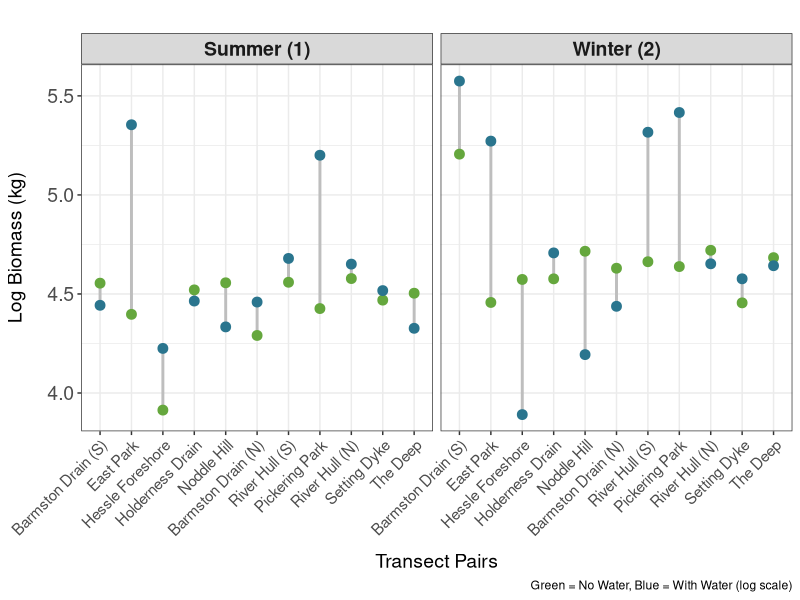
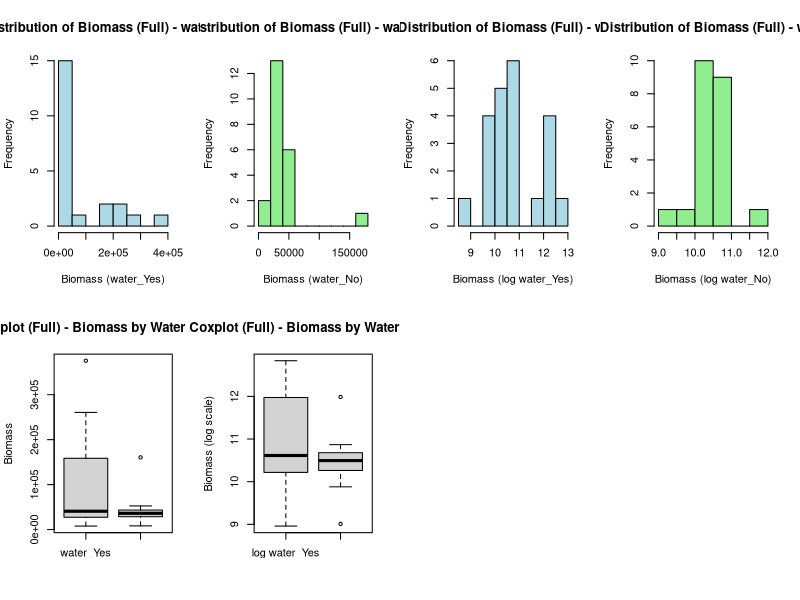
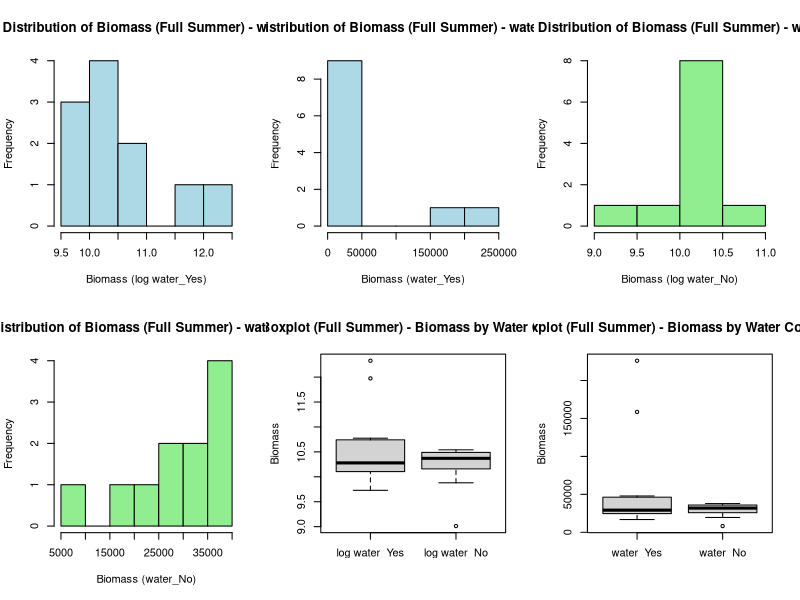
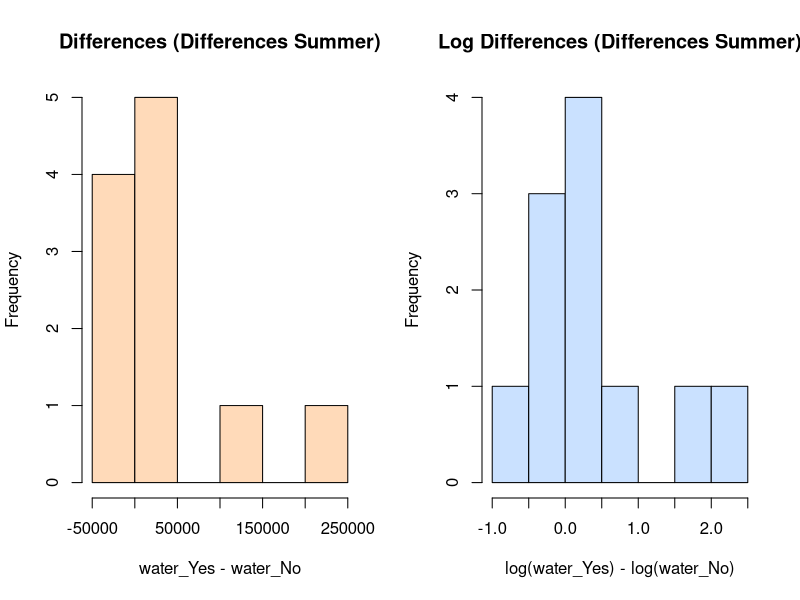
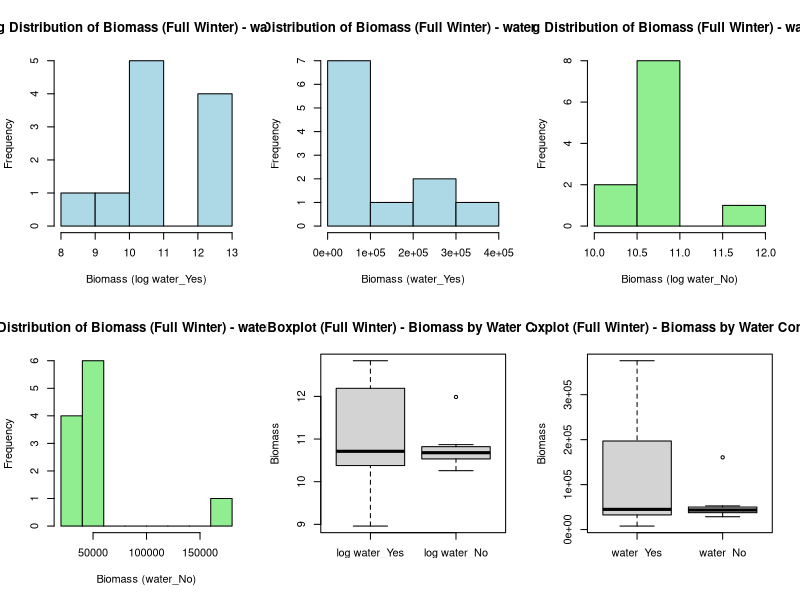
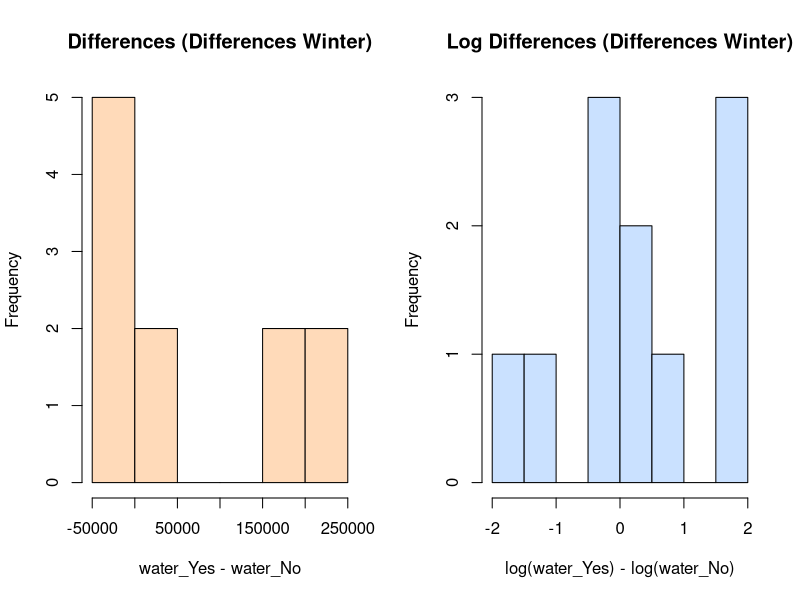
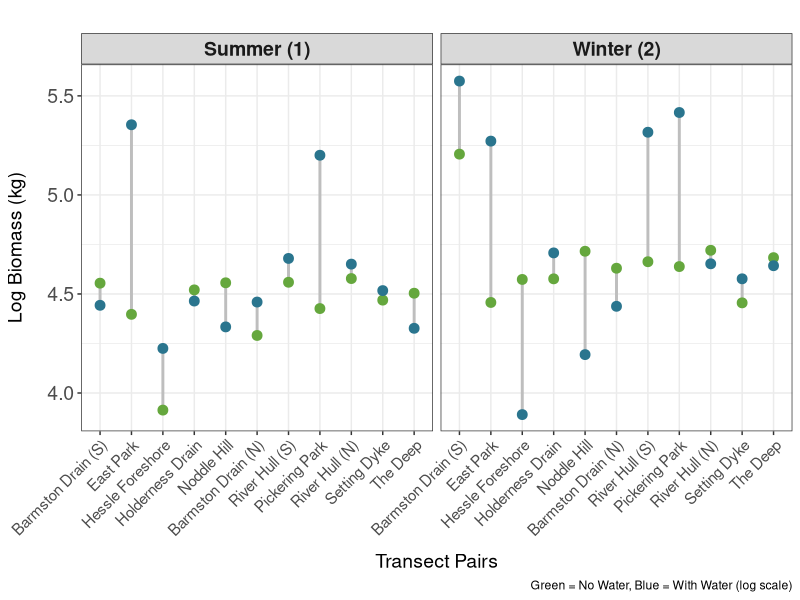

Recreate these plots in R, in order.
## ---- chunk 1
knitr::opts_chunk$set(echo = TRUE)
## ---- chunk 2
library(tidyverse)
library(dplyr)
library(ggplot2)
library(car)
## ---- chunk 3
bird <- read_csv("Master_DB_Birds.csv", 
                show_col_types = FALSE)
sum(bird$count) # 14708

detect <- read_csv("detectability_category.csv", 
                 show_col_types = FALSE)

species_size <- read_csv("tran.birdlist.alldetails.csv")
## ---- chunk 4
bird <- bird %>%
mutate(period = case_when(
 period %in% c(1, 3, 4) ~ 1,
 TRUE ~ period  # Keeps other values unchanged
  ))
## ---- chunk 5
bird <- bird %>%
  group_by(transect, period, water, species) %>%
  summarise(total_count = sum(count, na.rm = TRUE), .groups = 'drop')

# divide period 1 by 3 (three replicated carried out over the summer months)

# Applying conditional logic to modify counts for Period 1 only
bird <- bird %>%
  mutate(count = if_else(period == 1, total_count / 3, total_count))
head(bird)
## ---- chunk 6
# bird <- bird %>%
#  filter(distance_code != 4)
## ---- chunk 7
# Merging bird and detect based on the "transect and transect_section

bird <- bird %>% rename(common_name = species)

merged_data <- merge(bird, species_size, by = c("common_name"))

# View the merged data
head(merged_data)
unique(merged_data$common_name) # 79
sum(bird$count) # 7723
sum(merged_data$count) # 7723
## ---- chunk 8
# add biomass
merged_data <- merged_data %>%
  mutate(biomass = Mass * count)

# remove any wetland birds
merged_data <- merged_data %>%
  filter(Habitat != "Wetland") 
## ---- chunk 9
total_count <- sum(merged_data$count, na.rm = TRUE)
total_count
y_total_count <- sum(merged_data$count[merged_data$water == "Yes"], na.rm = TRUE)
y_total_count
n_total_count <- sum(merged_data$count[merged_data$water == "No"], na.rm = TRUE)
n_total_count
## ---- chunk 10
# Summarise biomass by summing it for each group
transect_biomass_summary <- merged_data %>%
  group_by(transect, period, water) %>%
  summarize(total_biomass = sum(biomass, na.rm = TRUE))
## ---- chunk 11
# summer transects with water
summer_w_total_biomass <- transect_biomass_summary %>%
  filter(water == "Yes", period == "1")
print(summer_w_total_biomass)
summer_w_overall_average <- mean(summer_w_total_biomass$total_biomass, na.rm = TRUE)
print(summer_w_overall_average)

sw_range_vals <- range(summer_w_total_biomass$total_biomass)
sw_variance_val <- var(summer_w_total_biomass$total_biomass)
sw_sd <- sd(summer_w_total_biomass$total_biomass)
sw_range_vals 
sw_variance_val
sw_sd 

# summer transects with no water
summer_n_total_biomass <- transect_biomass_summary %>%
  filter(water == "No", period == "1")
summer_n_overall_average <- mean(summer_n_total_biomass$total_biomass, na.rm = TRUE)
print(summer_n_overall_average) 

sn_range_vals <- range(summer_n_total_biomass$total_biomass)
sn_variance_val <- var(summer_n_total_biomass$total_biomass)
sn_sd <- sd(summer_n_total_biomass$total_biomass)
sn_range_vals
sn_variance_val
sn_sd 
## ---- chunk 12
# winter transects with water
winter_w_total_biomass <- transect_biomass_summary %>%
  filter(water == "Yes", period == "2")
print(winter_w_total_biomass)

winter_w_overall_average <- mean(winter_w_total_biomass$total_biomass, na.rm = TRUE)
print(winter_w_overall_average) 

ww_range_vals <- range(winter_w_total_biomass$total_biomass)
ww_variance_val <- var(winter_w_total_biomass$total_biomass)
ww_sd <- sd(winter_w_total_biomass$total_biomass)
ww_range_vals 
ww_variance_val
ww_sd 

# winter transects with no water
winter_n_total_biomass <- transect_biomass_summary %>%
  filter(water == "No", period == "2")

winter_n_overall_average <- mean(winter_n_total_biomass$total_biomass, na.rm = TRUE)
print(winter_n_overall_average) 

wn_range_vals <- range(winter_n_total_biomass$total_biomass)
wn_variance_val <- var(winter_n_total_biomass$total_biomass)
wn_sd <- sd(winter_n_total_biomass$total_biomass)
wn_range_vals 
wn_variance_val
wn_sd 
## ---- chunk 13
transect_biomass_summary <- transect_biomass_summary %>%
  mutate(transect_pair = case_when(
    transect == 1  ~ 1,
    transect == 2  ~ 1,
    transect == 3  ~ 2,
    transect == 4  ~ 2,
    transect == 5  ~ 3,
    transect == 6  ~ 3,
    transect == 7  ~ 4,
    transect == 8  ~ 4,
    transect == 9  ~ 5,
    transect == 10 ~ 5,
    transect == 11 ~ 6,
    transect == 12 ~ 6,
    transect == 13 ~ 7,
    transect == 14 ~ 7,
    transect == 15 ~ 8,
    transect == 16 ~ 8,
    transect == 17 ~ 9,
    transect == 18 ~ 9,
    transect == 19 ~ 10,
    transect == 20 ~ 10,
    transect == 21 ~ 11,
    transect == 22 ~ 11
  ))
## ---- chunk 14
# Ensure all combinations of transect_pair, period, and water are present
transect_biomass_complete <- transect_biomass_summary %>%
  group_by(transect_pair, period) %>%
  complete(water = c("Yes", "No"), fill = list(total_biomass = 0))

# Pivot to wide format for water Yes and No in the same row, and remove transect column
transect_biomass_wide <- transect_biomass_complete %>%
  select(-transect) %>%  # Remove transect column
  pivot_wider(
    names_from = water,
    values_from = total_biomass,
    names_prefix = "water_"
  ) %>%
  ungroup() %>%  # Ungroup to clean up the final data frame
  arrange(transect_pair, period)  # Arrange for readability

# View the final result
print(transect_biomass_wide)
## ---- chunk 15
# Apply log transformation to biomass values
df <- transect_biomass_wide %>% mutate(
  log_water_No = log10(water_No),
  log_water_Yes = log10(water_Yes)
)

# Ensure period is a factor with proper labels
df$period <- factor(df$period, levels = c(1, 2), 
                    labels = c("Summer (1)", "Winter (2)"))

# Convert transect_pair to factor and ensure it displays as 1-11
df$transect_pair <- factor(df$transect_pair, levels = sort(unique(df$transect_pair)))

# Add names

custom_labels <- c("Barmston Drain (S)", "East Park", "Hessle Foreshore", "Holderness Drain", "Noddle Hill",
                   "Barmston Drain (N)", "River Hull (S)", "Pickering Park", "River Hull (N)", "Setting Dyke", "The Deep")

# Create Dumbbell Plot with Facets for Each Period
plot1 <- ggplot(df, aes(x = transect_pair)) +
  geom_segment(aes(x = transect_pair, xend = transect_pair, y = log_water_No, yend = log_water_Yes), 
               color = "gray", size = 1) +
  geom_point(aes(y = log_water_No), color = "#65A73D", size = 3) + 
  geom_point(aes(y = log_water_Yes), color = "#2A758E", size = 3) +
  theme_bw() +
  labs(
    title = "",
    x = "Transect Pairs",
    y = "Log Biomass (kg)",
    caption = "Green = No Water, Blue = With Water (log scale)"
  ) +
  theme(
    strip.text = element_text(size = 14, face = "bold"), # Adjust size as needed
    axis.text.x = element_text(angle = 45, hjust = 1, size = 11),
    axis.text.y = element_text(size = 14),
    axis.title.x = element_text(margin = margin(t = 10),size = 14),
    axis.title.y = element_text(margin = margin(r = 15), size = 14)
  ) +
  facet_wrap(~ period, ncol = 2) +
  scale_x_discrete(
  breaks = unique(df$transect_pair),
  labels = custom_labels
)
plot1
#
ggsave("biomass.png", plot = plot1, width = 12, height = 8, units = "in", dpi = 500)
## ---- chunk 16
# Define a function to plot histograms, boxplots, and perform Wilcoxon test (original and log-transformed)
plot_and_test <- function(df, prefix) {
  
  # Set up a 2x4 layout for the plots to fit both original and log-transformed data
  par(mfrow = c(2, 4))
  
  # Histograms for water_Yes and water_No (Original Scale)
  hist(df$water_Yes, 
       main = paste("Distribution of Biomass (", prefix, ") - water_Yes", sep = ""),
       xlab = "Biomass (water_Yes)", 
       col = "lightblue")
  
  hist(df$water_No, 
       main = paste("Distribution of Biomass (", prefix, ") - water_No", sep = ""),
       xlab = "Biomass (water_No)", 
       col = "lightgreen")
  
  # Histograms for water_Yes and water_No (Log Scale)
  hist(log(df$water_Yes), 
       main = paste("Log Distribution of Biomass (", prefix, ") - water_Yes", sep = ""),
       xlab = "Biomass (log water_Yes)", 
       col = "lightblue")
  
  hist(log(df$water_No), 
       main = paste("Log Distribution of Biomass (", prefix, ") - water_No", sep = ""),
       xlab = "Biomass (log water_No)", 
       col = "lightgreen")
  
  # Boxplot comparing water_Yes and water_No (Original Scale)
  boxplot(df$water_Yes, df$water_No, 
          names = c("water_Yes", "water_No"), 
          main = paste("Boxplot (", prefix, ") - Biomass by Water Condition", sep = ""),
          ylab = "Biomass")
  
  # Boxplot comparing log-transformed water_Yes and water_No
  boxplot(log(df$water_Yes), log(df$water_No), 
          names = c("log water_Yes", "log water_No"), 
          main = paste("Log Boxplot (", prefix, ") - Biomass by Water Condition", sep = ""),
          ylab = "Biomass (log scale)")

  # Wilcoxon signed-rank test for paired samples (Original Scale)
  wilcox_test <- wilcox.test(df$water_Yes, df$water_No, paired = TRUE)
  print(paste("Wilcoxon Test for ", prefix, " (Original Scale):", sep = ""))
  print(wilcox_test)
  
  # Wilcoxon signed-rank test for paired samples (Log Scale)
  log_wilcox_test <- wilcox.test(log(df$water_Yes), log(df$water_No), paired = TRUE)
  print(paste("Wilcoxon Test for ", prefix, " (Log Scale):", sep = ""))
  print(log_wilcox_test)
  
  # Reset plotting layout to avoid affecting subsequent plots
  par(mfrow = c(1, 1))
}

# Apply the function to both dataframes
plot_and_test(transect_biomass_wide, "Full")
## ---- chunk 17
# Filter for summer periods (1, 2, 3) for both datasets
full_summer <- transect_biomass_wide %>% filter(period %in% c(1, 3, 4))

# Optional: Verify the contents
print("Full Summer Dataset:")
print(head(full_summer))
## ---- chunk 18
# Define a function to plot and test summer data
plot_summer_analysis <- function(summer, prefix) {
  
  # Set up a 2x3 layout for the plots
  par(mfrow = c(2, 3))
  
  # Histograms for water_Yes and water_No (Log and Original Scales)
  hist(log(summer$water_Yes), 
       main = paste("Log Distribution of Biomass (", prefix, " Summer) - water_Yes", sep = ""),
       xlab = "Biomass (log water_Yes)", 
       col = "lightblue")
  
  hist(summer$water_Yes, 
       main = paste("Distribution of Biomass (", prefix, " Summer) - water_Yes", sep = ""),
       xlab = "Biomass (water_Yes)", 
       col = "lightblue")
  
  hist(log(summer$water_No), 
       main = paste("Log Distribution of Biomass (", prefix, " Summer) - water_No", sep = ""),
       xlab = "Biomass (log water_No)", 
       col = "lightgreen")
  
  hist(summer$water_No, 
       main = paste("Distribution of Biomass (", prefix, " Summer) - water_No", sep = ""),
       xlab = "Biomass (water_No)", 
       col = "lightgreen")

  # Boxplots for Log-transformed and Original data
  boxplot(log(summer$water_Yes), log(summer$water_No), 
          names = c("log water_Yes", "log water_No"), 
          main = paste("Log Boxplot (", prefix, " Summer) - Biomass by Water Condition", sep = ""),
          ylab = "Biomass")
  
  boxplot(summer$water_Yes, summer$water_No, 
          names = c("water_Yes", "water_No"), 
          main = paste("Boxplot (", prefix, " Summer) - Biomass by Water Condition", sep = ""),
          ylab = "Biomass")
  
  # Perform Wilcoxon signed-rank tests for log-transformed and original data
  log_wilcox_test <- wilcox.test(log(summer$water_Yes), log(summer$water_No), paired = TRUE)
  wilcox_test <- wilcox.test(summer$water_Yes, summer$water_No, paired = TRUE)
  
  # Print test results with clear prefix label
  cat("\n### Results for", prefix, "Dataset ###\n")
  cat("\n", paste("Log Wilcoxon Test for ", prefix, " Summer:", sep = ""))
  print(log_wilcox_test)
  
  cat("\n", paste("Wilcoxon Test for ", prefix, " Summer:", sep = ""))
  print(wilcox_test)
  
  # Reset plotting layout to avoid affecting subsequent plots
  par(mfrow = c(1, 1))
}

# Apply the function to both pre-filtered summer datasets
plot_summer_analysis(full_summer, "Full")
## ---- chunk 19
prefix <- "Differences"
diffs <- full_summer$water_Yes - full_summer$water_No
log_diffs <- log(full_summer$water_Yes) - log(full_summer$water_No)

par(mfrow = c(1, 2))

hist(diffs,
     main = paste("Differences (", prefix, " Summer)", sep = ""),
     xlab = "water_Yes - water_No",
     col = "peachpuff")

hist(log_diffs,
     main = paste("Log Differences (", prefix, " Summer)", sep = ""),
     xlab = "log(water_Yes) - log(water_No)",
     col = "lightsteelblue1")
## ---- chunk 20
# Filter for winter period (period == 2) for both datasets
full_winter <- transect_biomass_wide %>% filter(period == 2)
print(head(full_winter))
## ---- chunk 21

# Define a function to plot and test winter data
plot_winter_analysis <- function(winter, prefix) {
  
  # Set up a 2x3 layout for the plots
  par(mfrow = c(2, 3))
  
  # Histograms for water_Yes and water_No (Log and Original Scales)
  hist(log(winter$water_Yes), 
       main = paste("Log Distribution of Biomass (", prefix, " Winter) - water_Yes", sep = ""),
       xlab = "Biomass (log water_Yes)", 
       col = "lightblue")
  
  hist(winter$water_Yes, 
       main = paste("Distribution of Biomass (", prefix, " Winter) - water_Yes", sep = ""),
       xlab = "Biomass (water_Yes)", 
       col = "lightblue")
  
  hist(log(winter$water_No), 
       main = paste("Log Distribution of Biomass (", prefix, " Winter) - water_No", sep = ""),
       xlab = "Biomass (log water_No)", 
       col = "lightgreen")
  
  hist(winter$water_No, 
       main = paste("Distribution of Biomass (", prefix, " Winter) - water_No", sep = ""),
       xlab = "Biomass (water_No)", 
       col = "lightgreen")

  # Boxplots for Log-transformed and Original data
  boxplot(log(winter$water_Yes), log(winter$water_No), 
          names = c("log water_Yes", "log water_No"), 
          main = paste("Log Boxplot (", prefix, " Winter) - Biomass by Water Condition", sep = ""),
          ylab = "Biomass")
  
  boxplot(winter$water_Yes, winter$water_No, 
          names = c("water_Yes", "water_No"), 
          main = paste("Boxplot (", prefix, " Winter) - Biomass by Water Condition", sep = ""),
          ylab = "Biomass")
  
  # Perform Wilcoxon signed-rank tests for log-transformed and original data
  log_wilcox_test <- wilcox.test(log(winter$water_Yes), log(winter$water_No), paired = TRUE)
  wilcox_test <- wilcox.test(winter$water_Yes, winter$water_No, paired = TRUE)
  
  # Print test results with clear prefix label
  cat("\n### Results for", prefix, "Dataset ###\n")
  cat("\n", paste("Log Wilcoxon Test for ", prefix, " Winter:", sep = ""))
  print(log_wilcox_test)
  
  cat("\n", paste("Wilcoxon Test for ", prefix, " Winter:", sep = ""))
  print(wilcox_test)
  
  # Reset plotting layout to avoid affecting subsequent plots
  par(mfrow = c(1, 1))
}

# Apply the function to both pre-filtered winter datasets
plot_winter_analysis(full_winter, "Full")
## ---- chunk 22
prefix <- "Differences" 
diffs <- full_winter$water_Yes - full_winter$water_No
log_diffs <- log(full_winter$water_Yes) - log(full_winter$water_No)

par(mfrow = c(1, 2))

hist(diffs,
     main = paste("Differences (", prefix, " Winter)", sep = ""),
     xlab = "water_Yes - water_No",
     col = "peachpuff")

hist(log_diffs,
     main = paste("Log Differences (", prefix, " Winter)", sep = ""),
     xlab = "log(water_Yes) - log(water_No)",
     col = "lightsteelblue1")
